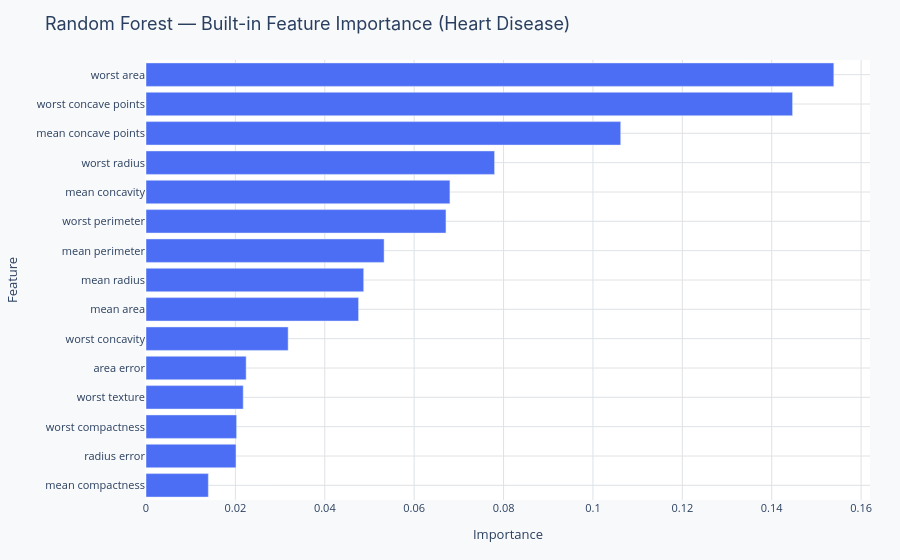
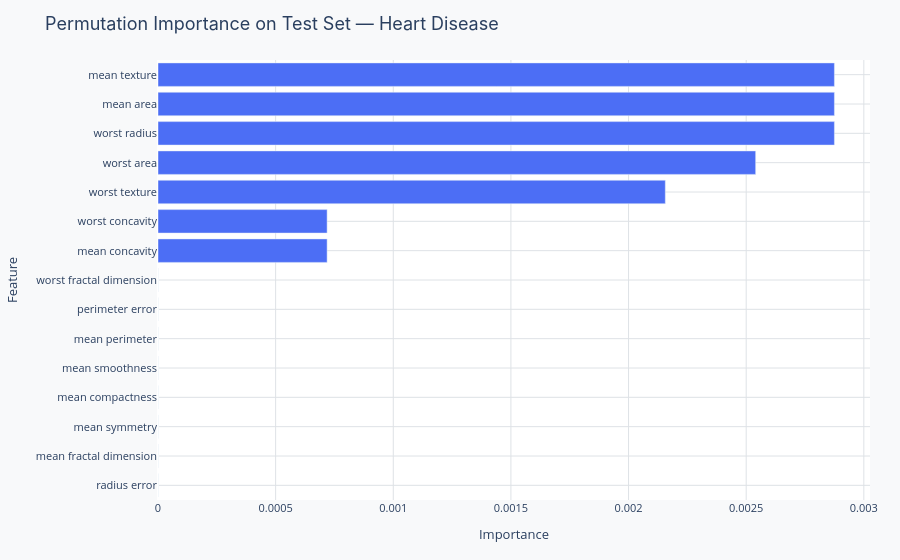

The code cell stored with these charts, in order, in its notebook:
### Markdown cell above
---
## Real-world example: Explaining why the model flagged this patient

A Random Forest trained on Heart Disease data achieves strong classification performance. But before deploying it in a clinical tool, we need to understand what the model has learned. Feature importance and permutation importance show which features drive predictions on average — a first audit before implementing full SHAP explanations.

### Code cell
import numpy as np
import plotly.graph_objects as go
from sklearn.ensemble import RandomForestClassifier
from sklearn.inspection import permutation_importance
from tkh_utils import PALETTE, FONT, base_layout, plot_feature_importance

np.random.seed(42)
rf = RandomForestClassifier(n_estimators=100, random_state=42)
rf.fit(X_train, y_train)

# Built-in feature importance
importances = rf.feature_importances_
feature_names = list(X.columns)

fig1 = plot_feature_importance(
    feature_names, importances,
    title="Random Forest — Built-in Feature Importance (Heart Disease)",
    top_n=min(15, len(feature_names)),
)
fig1.show()

# Permutation importance on test set
perm = permutation_importance(rf, X_test, y_test,
    n_repeats=10, random_state=42, scoring='f1')
perm_means = perm.importances_mean

fig2 = plot_feature_importance(
    feature_names, perm_means,
    title="Permutation Importance on Test Set — Heart Disease",
    top_n=min(15, len(feature_names)),
)
fig2.show()

### Figure 1 — Plotly figure (JSON) as saved in the notebook; plotly's stock layout.template omitted (floating-point values rounded to 4 significant figures)
{"data": [{"marker": {"color": "#4C6EF5"}, "orientation": "h", "type": "bar", "x": [0.01394, 0.02014, 0.02027, 0.02175, 0.02241, 0.0318, 0.04756, 0.0487, 0.05327, 0.06711, 0.068, 0.07799, 0.1062, 0.1447, 0.1539], "y": ["mean compactness", "radius error", "worst compactness", "worst texture", "area error", "worst concavity", "mean area", "mean radius", "mean perimeter", "worst perimeter", "mean concavity", "worst radius", "mean concave points", "worst concave points", "worst area"]}], "layout": {"legend": {"font": {"size": 12}}, "margin": {"b": 60, "l": 60, "r": 30, "t": 60}, "paper_bgcolor": "#F8F9FA", "plot_bgcolor": "#FFFFFF", "title": {"font": {"family": "Inter, Arial, sans-serif", "size": 18}, "text": "Random Forest — Built-in Feature Importance (Heart Disease)"}, "xaxis": {"gridcolor": "#DEE2E6", "tickfont": {"size": 11}, "title": {"font": {"size": 13}, "text": "Importance"}}, "yaxis": {"gridcolor": "#DEE2E6", "tickfont": {"size": 11}, "title": {"font": {"size": 13}, "text": "Feature"}}}}

### Figure 2 — Plotly figure (JSON) as saved in the notebook; plotly's stock layout.template omitted (floating-point values rounded to 4 significant figures)
{"data": [{"marker": {"color": "#4C6EF5"}, "orientation": "h", "type": "bar", "x": [0.0, 0.0, 0.0, 0.0, 0.0, 0.0, 0.0, 0.0, 0.0007187, 0.0007187, 0.002156, 0.00254, 0.002875, 0.002875, 0.002875], "y": ["radius error", "mean fractal dimension", "mean symmetry", "mean compactness", "mean smoothness", "mean perimeter", "perimeter error", "worst fractal dimension", "mean concavity", "worst concavity", "worst texture", "worst area", "worst radius", "mean area", "mean texture"]}], "layout": {"legend": {"font": {"size": 12}}, "margin": {"b": 60, "l": 60, "r": 30, "t": 60}, "paper_bgcolor": "#F8F9FA", "plot_bgcolor": "#FFFFFF", "title": {"font": {"family": "Inter, Arial, sans-serif", "size": 18}, "text": "Permutation Importance on Test Set — Heart Disease"}, "xaxis": {"gridcolor": "#DEE2E6", "tickfont": {"size": 11}, "title": {"font": {"size": 13}, "text": "Importance"}}, "yaxis": {"gridcolor": "#DEE2E6", "tickfont": {"size": 11}, "title": {"font": {"size": 13}, "text": "Feature"}}}}
